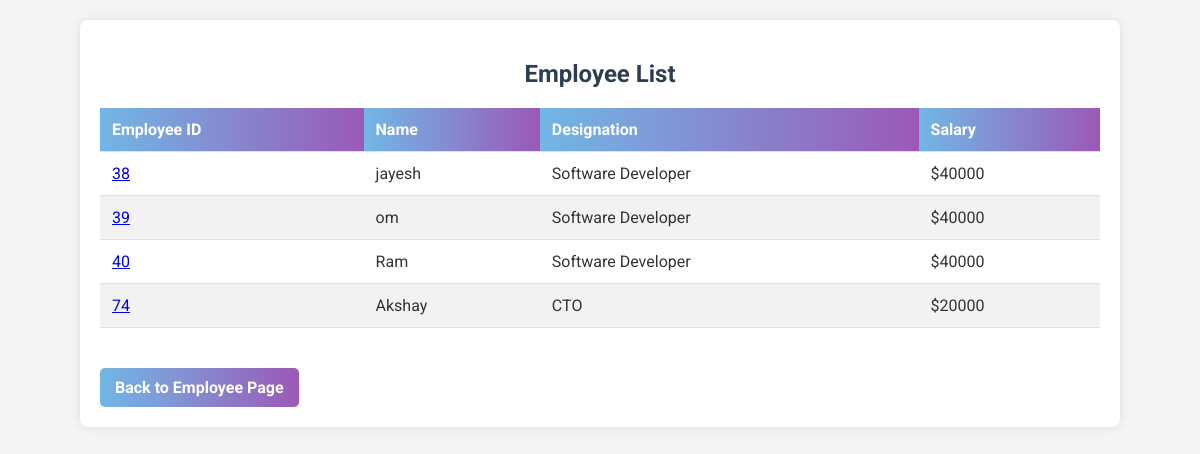
/employeeData, run on the app's committed database.
### ITBranch/models.py (models this page shows, shortened)
class Employee(models.Model):
    employeeName = models.CharField(max_length=100)
    employeeDesignation = models.CharField(max_length=100)
    employeeSalary = models.IntegerField()

### ITBranch/views.py (the view, shortened to what this page needs)
# urls.py: path('employeeData', views.employeeDataSave, name='employeeData'),
def employeeDataSave(request):
    emp_obj = Employee.objects.all()
    return render(request, 'employee_list.html', {'emp_obj': emp_obj})

### templates/employee_list.html (shortened to what this page needs)
{% load static %}
<!DOCTYPE html>
<html lang="en">
<head>
</head>
<body>
    <div class="container">
        <h2>Employee List</h2>
        <table>
            <thead>
                <tr>
                    <th>Employee ID</th>
                    <th>Name</th>
                    <th>Designation</th>
                    <th>Salary</th>
                </tr>
            </thead>
            <tbody>
                {% for employee in emp_obj %}
                <tr>
                    <td><a href="{% url 'edit-employee' employee.id %}">{{ employee.id }}</a></td>
                    <td>{{ employee.employeeName }}</td>
                    <td>{{ employee.employeeDesignation }}</td>
                    <td>${{ employee.employeeSalary }}</td>
                </tr>
                {% endfor %}
            </tbody>
        </table>
        <a href="{% url 'employee' %}" class="back-link">Back to Employee Page</a>
    </div>
</body>
</html>

### templates/employee_list.html (style rules this page uses)
body { font-family: 'Roboto', sans-serif; background-color: #f4f4f4; margin: 0; padding: 20px; color: #333; }
.container { max-width: 1000px; margin: 0 auto; background-color: #fff; padding: 20px; border-radius: 8px; box-shadow: 0 0 10px rgba(0,0,0,0.1); }
h2 { color: #2c3e50; text-align: center; margin-bottom: 20px; }
table { width: 100%; border-collapse: collapse; margin-bottom: 20px; }
th, td { padding: 12px; text-align: left; border-bottom: 1px solid #e0e0e0; }
th { background-image: linear-gradient(to right, #71b7e6, #9b59b6); color: white; font-weight: bold; }
tr:nth-child(even) { background-color: #f2f2f2; }
.back-link { display: inline-block; margin-top: 20px; padding: 10px 15px; background-image: linear-gradient(to right, #71b7e6, #9b59b6); color: white; text-decoration: none; border-radius: 5px; transition: all 0.3s ease; font-weight: bold; }

### data on the page
Employee: id "38", employeeName "jayesh", employeeDesignation "Software Developer", employeeSalary "40000"
Employee: id "39", employeeName "om", employeeDesignation "Software Developer", employeeSalary "40000"
Employee: id "40", employeeName "Ram", employeeDesignation "Software Developer", employeeSalary "40000"
Employee: id "74", employeeName "Akshay", employeeDesignation "CTO", employeeSalary "20000"
